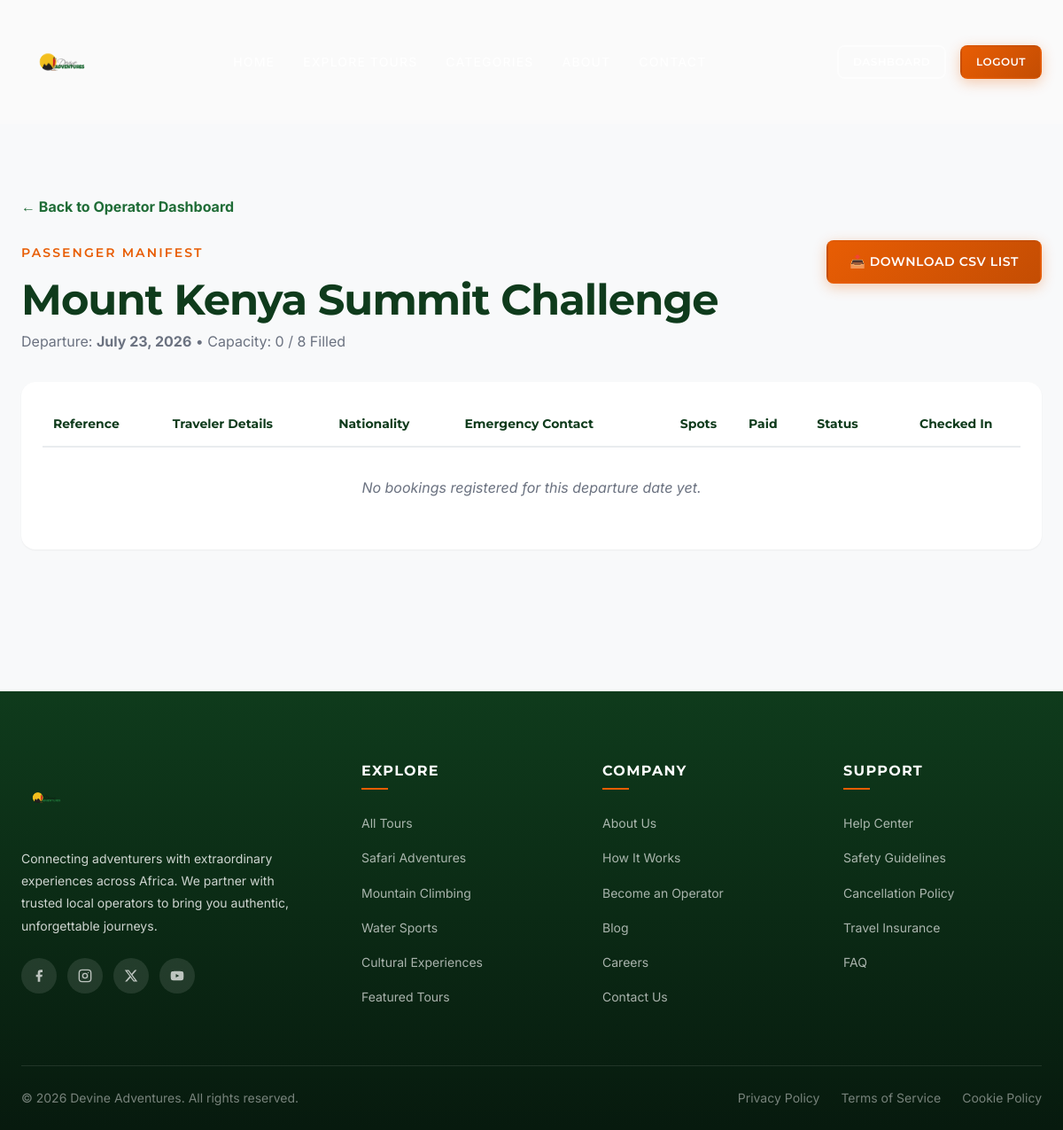
The app's page /operator/dates/2/bookings (signed in) with its own data.
### app/models/tour.py (models this page shows, shortened)
class Tour(db.Model):
    __tablename__ = 'tours'
    id = db.Column(db.Integer, primary_key=True)
    operator_id = db.Column(
        db.Integer, db.ForeignKey('tour_operators.id', ondelete='CASCADE'),
        nullable=False, index=True
    )
    title = db.Column(db.String(200), nullable=False)
    slug = db.Column(db.String(250), unique=True, nullable=False, index=True)
    description = db.Column(db.Text, nullable=False)
    short_description = db.Column(db.String(500))
    duration_days = db.Column(db.Integer, nullable=False)
    difficulty = db.Column(
        db.Enum('easy', 'moderate', 'hard', 'extreme', name='difficulty_level'),
        nullable=False
    )
    max_group_size = db.Column(db.Integer, nullable=False)
    price_kes = db.Column(db.Numeric(10, 2), nullable=False)
    price_usd = db.Column(db.Numeric(10, 2), nullable=False)
    location = db.Column(db.String(200), nullable=False)
    meeting_point = db.Column(db.String(300))
    category = db.Column(
        db.Enum(
            'hiking', 'safari', 'mountain_climbing', 'water_sports',
            'cultural', 'camping', 'cycling', 'wildlife', 'photography',
            name='tour_category'
        ),
        nullable=False
    )
    included_items = db.Column(db.Text)  # Newline-separated list
    excluded_items = db.Column(db.Text)  # Newline-separated list
    cover_image_url = db.Column(db.String(500))
    is_featured = db.Column(db.Boolean, default=False)
    is_active = db.Column(db.Boolean, default=True, nullable=False)
    deposit_percent = db.Column(db.Integer, default=100, nullable=False)
    created_at = db.Column(
        db.DateTime, default=lambda: datetime.now(timezone.utc), nullable=False
    )
    updated_at = db.Column(
        db.DateTime,
        default=lambda: datetime.now(timezone.utc),
        onupdate=lambda: datetime.now(timezone.utc)
    )
    operator = db.relationship('TourOperator', back_populates='tours')
    dates = db.relationship(
        'TourDate', back_populates='tour', lazy='dynamic',
        cascade='all, delete-orphan', order_by='TourDate.start_date'
    )
    images = db.relationship(
        'TourImage', back_populates='tour', lazy='dynamic',
        cascade='all, delete-orphan', order_by='TourImage.sort_order'
    )
    itinerary_days = db.relationship(
        'Itinerary', back_populates='tour', lazy='dynamic',
        cascade='all, delete-orphan', order_by='Itinerary.day_number'
    )
    bookings = db.relationship(
        'Booking', back_populates='tour', lazy='dynamic', cascade='all, delete-orphan'
    )
    reviews = db.relationship(
        'Review', back_populates='tour', lazy='dynamic', cascade='all, delete-orphan'
    )

class TourDate(db.Model):
    __tablename__ = 'tour_dates'
    id = db.Column(db.Integer, primary_key=True)
    tour_id = db.Column(
        db.Integer, db.ForeignKey('tours.id', ondelete='CASCADE'),
        nullable=False, index=True
    )
    start_date = db.Column(db.Date, nullable=False)
    end_date = db.Column(db.Date, nullable=False)
    max_capacity = db.Column(db.Integer, default=20, nullable=False)
    current_bookings = db.Column(db.Integer, default=0, nullable=False)
    price_override_kes = db.Column(db.Numeric(10, 2))  # Seasonal pricing
    price_override_usd = db.Column(db.Numeric(10, 2))
    is_active = db.Column(db.Boolean, default=True, nullable=False)
    tour = db.relationship('Tour', back_populates='dates')
    bookings = db.relationship(
        'Booking', back_populates='tour_date', lazy='dynamic'
    )
    waitlist_entries = db.relationship(
        'Waitlist', back_populates='tour_date', lazy='dynamic',
        cascade='all, delete-orphan'
    )

### app/routes/operator.py (the view)
@operator_bp.route('/operator/dates/<int:date_id>/bookings')
@login_required
def manifest(date_id):
    profile = get_operator_profile_or_403()
    tour_date = TourDate.query.get_or_404(date_id)
    if current_user.role != 'admin' and tour_date.tour.operator_id != profile.id:
        abort(403)
    bookings = tour_date.bookings.order_by(Booking.created_at.desc()).all()
    return render_template('operator/manifest.html', tour_date=tour_date, bookings=bookings)

### app/routes/operator.py (called while the page is built)
def get_operator_profile_or_403():
    if not current_user.is_authenticated:
        abort(401)
    if current_user.role == 'admin':
        profile = TourOperator.query.first()
        if not profile:
            abort(404, description="No tour operator accounts found in the database.")
        return profile
    if current_user.role != 'operator':
        abort(403, description="Access restricted to Tour Operators only.")
    profile = current_user.operator_profile
    if not profile:
        abort(403, description="Your Tour Operator profile is not configured.")
    return profile

### app/templates/operator/manifest.html (shortened to what this page needs)
{% extends 'base.html' %}
{% block content %}
<section class="section" style="margin-top: var(--navbar-height); min-height: 80vh; background-color: var(--color-gray-50);">
  <div class="container">
    <div style="margin-bottom: var(--space-6);">
      <a href="{{ url_for('operator.dashboard') }}" style="color: var(--color-forest); font-weight: bold; text-decoration: none;">
        &larr; Back to Operator Dashboard
      </a>
    </div>
    <div style="display: flex; justify-content: space-between; align-items: flex-start; margin-bottom: var(--space-8); flex-wrap: wrap; gap: var(--space-4);">
      <div>
        <span class="section-subtitle">Passenger Manifest</span>
        <h2>{{ tour_date.tour.title }}</h2>
        <p style="color: var(--color-text-muted); margin-top: 4px;">
          Departure: <strong>{{ tour_date.start_date.strftime('%B %d, %Y') }}</strong> &bull;
          Capacity: {{ tour_date.current_bookings }} / {{ tour_date.max_capacity }} Filled
        </p>
      </div>
      <div>
        <a href="{{ url_for('operator.download_csv', date_id=tour_date.id) }}" class="btn btn--primary" style="background-color: var(--color-burnt-orange); border-color: transparent;">
          📥 Download CSV List
        </a>
      </div>
    </div>
    <div class="card" style="padding: var(--space-6); overflow-x: auto; box-shadow: var(--shadow-sm);">
      <table style="width: 100%; border-collapse: collapse; min-width: 900px; text-align: left;">
        <thead>
          <tr style="border-bottom: 2px solid var(--color-gray-200); font-family: var(--font-heading); color: var(--color-forest-dark); font-size: var(--text-sm);">
            <th style="padding: var(--space-3); font-weight: bold;">Reference</th>
            <th style="padding: var(--space-3); font-weight: bold;">Traveler Details</th>
            <th style="padding: var(--space-3); font-weight: bold;">Nationality</th>
            <th style="padding: var(--space-3); font-weight: bold;">Emergency Contact</th>
            <th style="padding: var(--space-3); font-weight: bold; text-align: center;">Spots</th>
            <th style="padding: var(--space-3); font-weight: bold;">Paid</th>
            <th style="padding: var(--space-3); font-weight: bold;">Status</th>
            <th style="padding: var(--space-3); font-weight: bold; text-align: center;">Checked In</th>
          </tr>
        </thead>
        <tbody>
          {% for b in bookings %}
            <tr style="border-bottom: 1px solid var(--color-gray-100); font-size: var(--text-sm); {% if b.status == 'cancelled' %}opacity: 0.5; background-color: var(--color-gray-50);{% endif %}">
              <td style="padding: var(--space-3); font-weight: bold; font-family: var(--font-heading);">
                {{ b.booking_reference }}
              </td>
              <td style="padding: var(--space-3);">
                <strong style="color: var(--color-text); font-size: var(--text-base);">{{ b.traveler_name }}</strong>
                <div style="font-size: var(--text-xs); color: var(--color-text-muted); margin-top: 2px;">
                  📧 {{ b.traveler_email }}<br>📞 {{ b.traveler_phone }}
                </div>
              </td>
              <td style="padding: var(--space-3);">
                {{ b.traveler_nationality }}
              </td>
              <td style="padding: var(--space-3); font-size: var(--text-xs);">
                <strong>{{ b.emergency_contact_name }}</strong><br>
                📞 {{ b.emergency_contact_phone }}
              </td>
              <td style="padding: var(--space-3); text-align: center; font-weight: 600;">
                {{ b.num_guests }}
              </td>
              <td style="padding: var(--space-3); font-weight: 600; color: var(--color-forest);">
                KES {{ b.total_price_kes|round|int|format }}<br>
                <span style="font-size: var(--text-xs); color: var(--color-text-muted);">USD {{ b.total_price_usd|round|int|format }}</span>
              </td>
              <td style="padding: var(--space-3);">
                <span class="badge {{ b.status_color }}">{{ b.status }}</span>
              </td>
              <td style="padding: var(--space-3); text-align: center;">
                {% if b.status == 'confirmed' %}
                  <form action="{{ url_for('operator.check_in', booking_id=b.id) }}" method="POST">
                    <input type="hidden" name="csrf_token" value="{{ csrf_token() }}">
                    <button type="submit" class="btn btn--sm"
                            style="border-radius: var(--radius-md); font-weight: bold; font-size: var(--text-xs); min-width: 110px;
                                   {% if b.is_checked_in %}
                                     background-color: var(--color-success); border-color: transparent; color: white;
                                   {% else %}
                                     border: 2px solid var(--color-gray-400); color: var(--color-gray-600); background-color: transparent;
                                   {% endif %}">
                      {{ '✓ Checked In' if b.is_checked_in else 'Mark Present' }}
                    </button>
                  </form>
                  {% if b.is_checked_in and b.checked_in_at %}
                    <span style="font-size: 10px; color: var(--color-text-muted); display: block; margin-top: 4px;">
                      {{ b.checked_in_at.strftime('%H:%M %p') }}
                    </span>
                  {% endif %}
                {% else %}
                  <span style="color: var(--color-text-muted); font-size: var(--text-xs); font-style: italic;">N/A</span>
                {% endif %}
              </td>
            </tr>
          {% else %}
            <tr>
              <td colspan="8" style="text-align: center; padding: var(--space-8); color: var(--color-text-muted); font-style: italic;">
                No bookings registered for this departure date yet.
              </td>
            </tr>
          {% endfor %}
        </tbody>
      </table>
    </div>
  </div>
</section>
{% endblock %}

### records on screen
Tour: tour "Mount Kenya Summit Challenge"
TourDate: start_date "July 23, 2026", current_bookings "0", max_capacity "8"

### other values on screen
{{ site_name }} "Devine Adventures"
